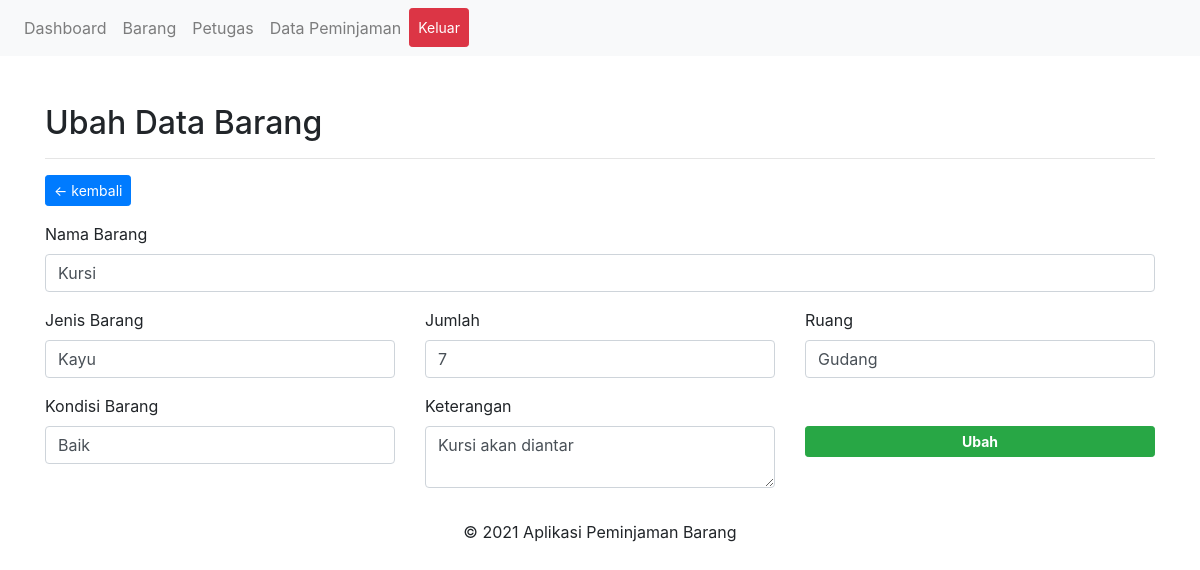
The page /admin/data-barang.php?p=edit-barang&id=8 (signed in) on the database its author committed.
### tables this page shows
CREATE TABLE `barang` (
  `id_barang` int(11) NOT NULL,
  `id_user` int(11) NOT NULL,
  `jenis` varchar(30) NOT NULL,
  `jumlah` int(11) NOT NULL,
  `keterangan` text NOT NULL,
  `kondisi` varchar(20) NOT NULL,
  `nama_barang` varchar(50) NOT NULL,
  `tgl_regis` date NOT NULL,
  `ruang` varchar(30) NOT NULL
);

### admin/includes/edit-barang.php (the view, shortened to what this page needs)
<div class="container mt-5">
	<h2>Ubah Data Barang</h2>
	<hr>
	<a href="data-barang.php" class="btn btn-primary btn-sm float-left">&larr; kembali</a>
	<div class="clearfix"></div>
	<?php
		$barang = $conn->query("SELECT * FROM barang WHERE id_barang = '" .$_GET['id']. "'");
		$data = $barang->fetch_assoc();
	?>
	<form action="proses/proses-ubah-barang.php" method="POST" class="mt-3" autocomplete="off">
		<div class="form-group">
			<label for="nama_barang">Nama Barang</label>
			<input type="text" name="nama_barang" placeholder="Contoh: Kursi" class="form-control" autofocus required value="<?= $data['nama_barang']; ?>">
		</div>
		<div class="row">
			<div class="col-md-4">
				<div class="form-group">
					<label for="jenis">Jenis Barang</label>
					<input type="text" name="jenis" class="form-control" required placeholder="Contoh: Kayu" value="<?= $data['jenis']; ?>">
				</div>
			</div>
			<div class="col-md-4">
				<div class="form-group">
					<label for="jumlah">Jumlah</label>
					<input type="number" name="jumlah" min="1" placeholder="Minimal 1" class="form-control" required value="<?= $data['jumlah']; ?>">
				</div>
			</div>
			<div class="col-md-4">
				<div class="form-group">
					<label for="ruang">Ruang</label>
					<input type="text" name="ruang" class="form-control" required placeholder="Contoh: Gudang" value="<?= $data['ruang']; ?>">
				</div>
			</div>
		</div>
		<div class="row">
			<div class="col-md-4">
				<div class="form-group">
					<label for="jenis">Kondisi Barang</label>
					<input type="text" name="kondisi" class="form-control" required placeholder="Contoh: Baik" value="<?= $data['kondisi']; ?>">
				</div>
			</div>
			<div class="col-md-4">
				<div class="form-group">
					<label for="ket">Keterangan</label>
					<textarea class="form-control" name="ket" placeholder="(Opsional)"><?= $data['keterangan']; ?></textarea>
				</div>
			</div>
			<div class="col-md-4">
				<button type="submit" name="simpan" class="btn btn-success btn-sm" style="margin-top:32px; width:100%;"><b>Ubah</b></button>
			</div>
		</div>
	</form>
</div>

### rows shown on the page
barang: nama_barang "Kursi", jenis "Kayu", jumlah "7", ruang "Gudang", kondisi "Baik", ket "Kursi akan diantar"
